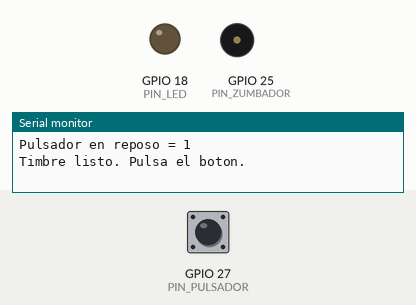
Recording of a sketch running on a simulated ESP32. Parts: output pins drawn as LEDs (lit = HIGH), buzzer (waves = sounding), the last lines printed to the serial monitor. The inputs (shaded band) are chosen by the test bench; at power-on: GPIO 27 (PIN_PULSADOR) HIGH.

Above: at 1.4 s.
1.5 s: GPIO 27 (PIN_PULSADOR) pulled LOW for 0.15 s
At 2.4 s:
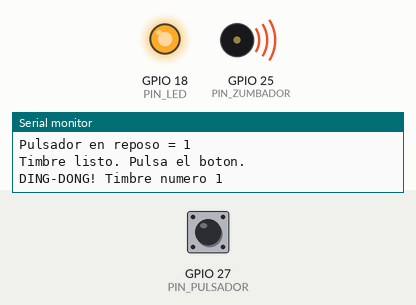
4.6 s: GPIO 27 (PIN_PULSADOR) pulled LOW for 1 s
At 7.51 s:
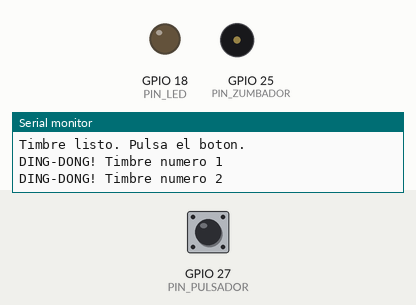
7.7 s: GPIO 27 (PIN_PULSADOR) pulled LOW for 3.2 s
At 8.6 s:
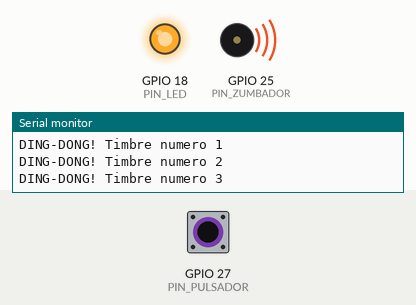
Timing chart, 0 to 11.9 s (numbered marks = the images above; inputs shaded):
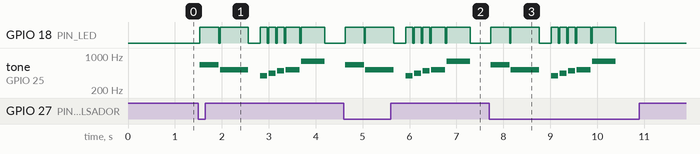

Measured:
- after the input at 1.5 s, tone on GPIO 25 (PIN_ZUMBADOR): plays 659 Hz for 0.40 s, 523 Hz for 0.60 s, 392 Hz for 0.15 s, 440 Hz for 0.15 s, 494 Hz for 0.15 s, 523 Hz for 0.30 s … (7 notes in this stretch), starting at once
- after the input at 4.6 s, tone on GPIO 25 (PIN_ZUMBADOR): plays 659 Hz for 0.40 s, 523 Hz for 0.60 s, 392 Hz for 0.15 s, 440 Hz for 0.15 s, 494 Hz for 0.15 s, 523 Hz for 0.30 s … (7 notes in this stretch), starting at once
- after the input at 7.7 s, tone on GPIO 25 (PIN_ZUMBADOR): plays 659 Hz for 0.40 s, 523 Hz for 0.60 s, 392 Hz for 0.15 s, 440 Hz for 0.15 s, 494 Hz for 0.15 s, 523 Hz for 0.30 s … (7 notes in this stretch), starting at once

The sketch:

P2_Timbre.ino
```cpp
/*
  PROYECTO 2 - TIMBRE CON MELODÍA
  CFGB Informática y Comunicaciones · Módulo 3015
  Placa: ACEBOTT ESP32 Plus (en Arduino IDE: "ESP32 Dev Module")

  CONEXIONES (interruptor de la placa en 3.3V):
    Módulo PULSADOR        -> conector G-V-S del GPIO 27
    Módulo ZUMBADOR PASIVO -> conector G-V-S del GPIO 25
    Módulo LED ROJO        -> conector G-V-S del GPIO 18

  FUNCIONAMIENTO: al pulsar el botón suena "ding-dong" seguido de una
  melodía corta; el LED se enciende con cada nota. Cada pulsación se
  cuenta y se muestra en el Monitor Serie (115200 baudios).

  NOTA: el programa detecta solo si el pulsador da 0 o 1 en reposo,
  así funciona con cualquier módulo pulsador (activo a nivel alto o bajo).
*/

const int PIN_PULSADOR = 27;
const int PIN_ZUMBADOR = 25;
const int PIN_LED      = 18;

// Frecuencias de las notas en hercios (Hz)
const int DO4 = 262, RE4 = 294, MI4 = 330, FA4 = 349, SOL4 = 392,
          LA4 = 440, SI4 = 494, DO5 = 523, MI5 = 659, SOL5 = 784;

// Melodía: cada nota con su duración en ms. 0 = silencio.
const int melodia[]   = {MI5, DO5, 0,   SOL4, LA4, SI4, DO5, SOL5};
const int duracion[]  = {400, 600, 200, 150,  150, 150, 300, 500};
const int NUM_NOTAS = sizeof(melodia) / sizeof(melodia[0]);

int estadoReposo;           // nivel que da el pulsador SIN pulsar
int contadorTimbres = 0;

// Toca una nota y enciende el LED mientras suena
void tocarNota(int frecuencia, int ms) {
  if (frecuencia > 0) {
    digitalWrite(PIN_LED, HIGH);
    tone(PIN_ZUMBADOR, frecuencia);   // genera la onda cuadrada
  }
  delay(ms);
  noTone(PIN_ZUMBADOR);               // para el sonido
  digitalWrite(PIN_LED, LOW);
  delay(30);                          // pequeña pausa entre notas
}

void setup() {
  Serial.begin(115200);
  pinMode(PIN_PULSADOR, INPUT_PULLUP);  // entrada con resistencia interna
  pinMode(PIN_LED, OUTPUT);
  pinMode(PIN_ZUMBADOR, OUTPUT);
  delay(200);
  estadoReposo = digitalRead(PIN_PULSADOR);  // ¡no pulses al arrancar!
  Serial.print("Pulsador en reposo = ");
  Serial.println(estadoReposo);
  Serial.println("Timbre listo. Pulsa el boton.");
}

void loop() {
  // ¿Está pulsado? (nivel distinto al de reposo)
  if (digitalRead(PIN_PULSADOR) != estadoReposo) {
    delay(30);                                   // antirrebote
    if (digitalRead(PIN_PULSADOR) != estadoReposo) {
      contadorTimbres++;
      Serial.print("DING-DONG! Timbre numero ");
      Serial.println(contadorTimbres);
      for (int i = 0; i < NUM_NOTAS; i++) {
        tocarNota(melodia[i], duracion[i]);
      }
      // Espera a que se suelte el botón para no repetir
      while (digitalRead(PIN_PULSADOR) != estadoReposo) {
        delay(10);
      }
    }
  }
}
```
